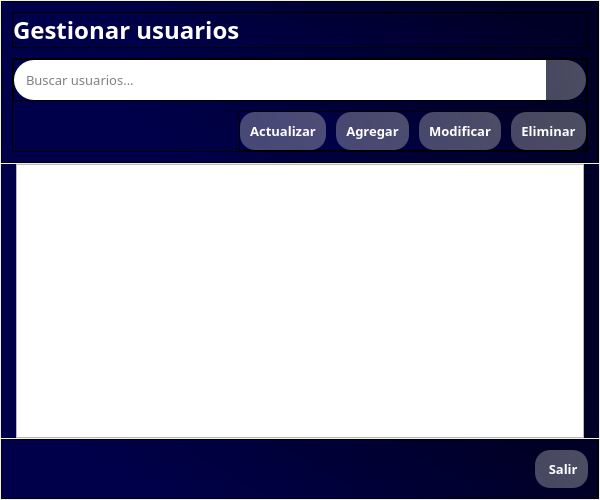
<?xml version="1.0" encoding="UTF-8"?>
<ui version="4.0">
 <class>Dialog</class>
 <widget class="QDialog" name="Dialog">
  <property name="geometry">
   <rect>
    <x>0</x>
    <y>0</y>
    <width>600</width>
    <height>500</height>
   </rect>
  </property>
  <property name="windowTitle">
   <string>Gestionar usuarios</string>
  </property>
  <property name="windowIcon">
   <iconset>
    <normaloff>../icons/book.png</normaloff>../icons/book.png</iconset>
  </property>
  <property name="styleSheet">
   <string notr="true"/>
  </property>
  <property name="modal">
   <bool>true</bool>
  </property>
  <layout class="QHBoxLayout" name="horizontalLayout_7">
   <property name="spacing">
    <number>0</number>
   </property>
   <property name="leftMargin">
    <number>0</number>
   </property>
   <property name="topMargin">
    <number>0</number>
   </property>
   <property name="rightMargin">
    <number>0</number>
   </property>
   <property name="bottomMargin">
    <number>0</number>
   </property>
   <item>
    <widget class="QWidget" name="widget" native="true">
     <property name="styleSheet">
      <string notr="true"/>
     </property>
     <layout class="QVBoxLayout" name="verticalLayout_2" stretch="2,7,1">
      <property name="spacing">
       <number>1</number>
      </property>
      <property name="leftMargin">
       <number>1</number>
      </property>
      <property name="topMargin">
       <number>1</number>
      </property>
      <property name="rightMargin">
       <number>1</number>
      </property>
      <property name="bottomMargin">
       <number>1</number>
      </property>
      <item>
       <widget class="QFrame" name="header">
        <property name="styleSheet">
         <string notr="true">background-color: qlineargradient(spread:pad, x1:1, y1:0.363, x2:0, y2:0.528864, stop:0.0696517 rgba(0, 0, 38, 255), stop:0.81592 rgba(0, 0, 74, 255));</string>
        </property>
        <property name="frameShape">
         <enum>QFrame::StyledPanel</enum>
        </property>
        <property name="frameShadow">
         <enum>QFrame::Raised</enum>
        </property>
        <layout class="QVBoxLayout" name="verticalLayout">
         <property name="spacing">
          <number>10</number>
         </property>
         <property name="leftMargin">
          <number>10</number>
         </property>
         <property name="topMargin">
          <number>10</number>
         </property>
         <property name="rightMargin">
          <number>10</number>
         </property>
         <property name="bottomMargin">
          <number>10</number>
         </property>
         <item>
          <widget class="QFrame" name="tittleFrame">
           <property name="styleSheet">
            <string notr="true">backgorund-color: none;</string>
           </property>
           <property name="frameShape">
            <enum>QFrame::StyledPanel</enum>
           </property>
           <property name="frameShadow">
            <enum>QFrame::Raised</enum>
           </property>
           <layout class="QHBoxLayout" name="horizontalLayout_4">
            <property name="spacing">
             <number>0</number>
            </property>
            <property name="leftMargin">
             <number>0</number>
            </property>
            <property name="topMargin">
             <number>0</number>
            </property>
            <property name="rightMargin">
             <number>0</number>
            </property>
            <property name="bottomMargin">
             <number>0</number>
            </property>
            <item>
             <widget class="QLabel" name="lblTitulo">
              <property name="font">
               <font>
                <family>Candara</family>
                <pointsize>18</pointsize>
                <weight>75</weight>
                <bold>true</bold>
               </font>
              </property>
              <property name="styleSheet">
               <string notr="true">color: rgb(255, 255, 255);</string>
              </property>
              <property name="text">
               <string>Gestionar usuarios</string>
              </property>
             </widget>
            </item>
           </layout>
          </widget>
         </item>
         <item>
          <widget class="QFrame" name="frame">
           <property name="frameShape">
            <enum>QFrame::StyledPanel</enum>
           </property>
           <property name="frameShadow">
            <enum>QFrame::Raised</enum>
           </property>
           <layout class="QVBoxLayout" name="verticalLayout_3">
            <property name="spacing">
             <number>10</number>
            </property>
            <property name="leftMargin">
             <number>0</number>
            </property>
            <property name="topMargin">
             <number>0</number>
            </property>
            <property name="rightMargin">
             <number>0</number>
            </property>
            <property name="bottomMargin">
             <number>0</number>
            </property>
            <item>
             <widget class="QFrame" name="searchFrame">
              <property name="styleSheet">
               <string notr="true"/>
              </property>
              <property name="frameShape">
               <enum>QFrame::StyledPanel</enum>
              </property>
              <property name="frameShadow">
               <enum>QFrame::Raised</enum>
              </property>
              <layout class="QHBoxLayout" name="horizontalLayout_2">
               <property name="spacing">
                <number>0</number>
               </property>
               <property name="leftMargin">
                <number>0</number>
               </property>
               <property name="topMargin">
                <number>0</number>
               </property>
               <property name="rightMargin">
                <number>0</number>
               </property>
               <property name="bottomMargin">
                <number>0</number>
               </property>
               <item>
                <widget class="QLineEdit" name="txtBusqueda">
                 <property name="maximumSize">
                  <size>
                   <width>16777215</width>
                   <height>50</height>
                  </size>
                 </property>
                 <property name="font">
                  <font>
                   <family>Candara</family>
                   <pointsize>10</pointsize>
                  </font>
                 </property>
                 <property name="autoFillBackground">
                  <bool>false</bool>
                 </property>
                 <property name="styleSheet">
                  <string notr="true">border-top-left-radius: 20px;
border-bottom-left-radius: 20px;
padding: 10px;
background-color: none;</string>
                 </property>
                 <property name="placeholderText">
                  <string>Buscar usuarios...</string>
                 </property>
                 <property name="clearButtonEnabled">
                  <bool>true</bool>
                 </property>
                </widget>
               </item>
               <item>
                <widget class="QPushButton" name="btnBuscar">
                 <property name="maximumSize">
                  <size>
                   <width>40</width>
                   <height>50</height>
                  </size>
                 </property>
                 <property name="cursor">
                  <cursorShape>PointingHandCursor</cursorShape>
                 </property>
                 <property name="toolTip">
                  <string>Buscar</string>
                 </property>
                 <property name="styleSheet">
                  <string notr="true">QPushButton#btnBuscar{
	background-color: qlineargradient(spread:pad, x1:1, y1:0.363, x2:0, y2:0.528864, stop:0.0696517 rgba(184, 184, 184, 105), stop:0.81592 rgba(195, 195, 195, 94));
	
	color: rgba(255, 255, 255);
	border-top-right-radius: 20px;
	border-bottom-right-radius: 20px;
	padding: 10px;
}

QPushButton#btnBuscar:hover{
	background-color: qlineargradient(spread:pad, x1:1, y1:0.363, x2:0, y2:0.528864, stop:0.0696517 rgba(150, 150, 150, 255), stop:0.81592 rgba(201, 201, 201, 255));
}

QPushButton#btnBuscar:pressed{
	background-color: rgb(173, 173, 173);
}</string>
                 </property>
                 <property name="text">
                  <string/>
                 </property>
                 <property name="icon">
                  <iconset>
                   <normaloff>../icons/search.svg</normaloff>../icons/search.svg</iconset>
                 </property>
                </widget>
               </item>
              </layout>
             </widget>
            </item>
            <item alignment="Qt::AlignRight">
             <widget class="QFrame" name="crudFrame">
              <property name="frameShape">
               <enum>QFrame::StyledPanel</enum>
              </property>
              <property name="frameShadow">
               <enum>QFrame::Raised</enum>
              </property>
              <layout class="QHBoxLayout" name="horizontalLayout_3">
               <property name="spacing">
                <number>10</number>
               </property>
               <property name="leftMargin">
                <number>0</number>
               </property>
               <property name="topMargin">
                <number>0</number>
               </property>
               <property name="rightMargin">
                <number>0</number>
               </property>
               <property name="bottomMargin">
                <number>0</number>
               </property>
               <item>
                <widget class="QPushButton" name="btnActualizar">
                 <property name="font">
                  <font>
                   <family>Candara</family>
                   <pointsize>10</pointsize>
                   <weight>75</weight>
                   <bold>true</bold>
                  </font>
                 </property>
                 <property name="cursor">
                  <cursorShape>PointingHandCursor</cursorShape>
                 </property>
                 <property name="toolTip">
                  <string>Actualizar tabla</string>
                 </property>
                 <property name="styleSheet">
                  <string notr="true">QPushButton#btnActualizar{
	background-color: qlineargradient(spread:pad, x1:1, y1:0.363, x2:0, y2:0.528864, stop:0.0696517 rgba(184, 184, 184, 105), stop:0.81592 rgba(195, 195, 195, 94));
	
	color: rgba(255, 255, 255);
	border-radius: 15px;
	padding: 10px;
}

QPushButton#btnActualizar:hover{
	background-color: qlineargradient(spread:pad, x1:1, y1:0.363, x2:0, y2:0.528864, stop:0.0696517 rgba(150, 150, 150, 255), stop:0.81592 rgba(201, 201, 201, 255));
}

QPushButton#btnActualizar:pressed{
	background-color: rgb(173, 173, 173);
}</string>
                 </property>
                 <property name="text">
                  <string>Actualizar</string>
                 </property>
                 <property name="icon">
                  <iconset>
                   <normaloff>../icons/update.svg</normaloff>../icons/update.svg</iconset>
                 </property>
                </widget>
               </item>
               <item>
                <widget class="QPushButton" name="btnAgregar">
                 <property name="font">
                  <font>
                   <family>Candara</family>
                   <pointsize>10</pointsize>
                   <weight>75</weight>
                   <bold>true</bold>
                  </font>
                 </property>
                 <property name="cursor">
                  <cursorShape>PointingHandCursor</cursorShape>
                 </property>
                 <property name="toolTip">
                  <string>Agregar autor</string>
                 </property>
                 <property name="styleSheet">
                  <string notr="true">QPushButton#btnAgregar{
	background-color: qlineargradient(spread:pad, x1:1, y1:0.363, x2:0, y2:0.528864, stop:0.0696517 rgba(184, 184, 184, 105), stop:0.81592 rgba(195, 195, 195, 94));
	
	
	color: rgb(255, 255, 255);
	border-radius: 15px;
	padding: 10px;
}

QPushButton#btnAgregar:hover{
	background-color: qlineargradient(spread:pad, x1:1, y1:0.363, x2:0, y2:0.528864, stop:0.0696517 rgba(150, 150, 150, 255), stop:0.81592 rgba(201, 201, 201, 255));
}

QPushButton#btnAgregar:pressed{
	background-color: rgb(173, 173, 173);
}</string>
                 </property>
                 <property name="text">
                  <string>Agregar</string>
                 </property>
                 <property name="icon">
                  <iconset>
                   <normaloff>../icons/createUser.svg</normaloff>../icons/createUser.svg</iconset>
                 </property>
                </widget>
               </item>
               <item>
                <widget class="QPushButton" name="btnModificar">
                 <property name="font">
                  <font>
                   <family>Candara</family>
                   <pointsize>10</pointsize>
                   <weight>75</weight>
                   <bold>true</bold>
                  </font>
                 </property>
                 <property name="cursor">
                  <cursorShape>PointingHandCursor</cursorShape>
                 </property>
                 <property name="toolTip">
                  <string>Modificar datos del autor</string>
                 </property>
                 <property name="styleSheet">
                  <string notr="true">QPushButton#btnModificar{
	background-color: qlineargradient(spread:pad, x1:1, y1:0.363, x2:0, y2:0.528864, stop:0.0696517 rgba(184, 184, 184, 105), stop:0.81592 rgba(195, 195, 195, 94));
	
	
	color: rgb(255, 255, 255);
	border-radius: 15px;
	padding: 10px;
}

QPushButton#btnModificar:hover{
	background-color: qlineargradient(spread:pad, x1:1, y1:0.363, x2:0, y2:0.528864, stop:0.0696517 rgba(150, 150, 150, 255), stop:0.81592 rgba(201, 201, 201, 255));
}

QPushButton#btnModificar:pressed{
	background-color: qlineargradient(spread:pad, x1:1, y1:0.363, x2:0, y2:0.528864, stop:0.0696517 rgba(255, 255, 255, 142), stop:0.810945 rgba(255, 255, 255, 134));
}

QPushButton#btnModificar:disabled{
	background-color: qlineargradient(spread:pad, x1:1, y1:0.363, x2:0, y2:0.528864, stop:0.0696517 rgba(255, 255, 255, 192), stop:0.810945 rgba(255, 255, 255, 186));
}</string>
                 </property>
                 <property name="text">
                  <string>Modificar</string>
                 </property>
                 <property name="icon">
                  <iconset>
                   <normaloff>../icons/edit.svg</normaloff>../icons/edit.svg</iconset>
                 </property>
                </widget>
               </item>
               <item>
                <widget class="QPushButton" name="btnEliminar">
                 <property name="font">
                  <font>
                   <family>Candara</family>
                   <pointsize>10</pointsize>
                   <weight>75</weight>
                   <bold>true</bold>
                  </font>
                 </property>
                 <property name="cursor">
                  <cursorShape>PointingHandCursor</cursorShape>
                 </property>
                 <property name="toolTip">
                  <string>Eliminar autor</string>
                 </property>
                 <property name="styleSheet">
                  <string notr="true">QPushButton#btnEliminar{
	background-color: qlineargradient(spread:pad, x1:1, y1:0.363, x2:0, y2:0.528864, stop:0.0696517 rgba(184, 184, 184, 105), stop:0.81592 rgba(195, 195, 195, 94));
	
	
	color: rgb(255, 255, 255);
	border-radius: 15px;
	padding: 10px;
}

QPushButton#btnEliminar:hover{
	background-color: qlineargradient(spread:pad, x1:1, y1:0.363, x2:0, y2:0.528864, stop:0.0696517 rgba(150, 150, 150, 255), stop:0.81592 rgba(201, 201, 201, 255));
}

QPushButton#btnEliminar:pressed{
	background-color: qlineargradient(spread:pad, x1:1, y1:0.363, x2:0, y2:0.528864, stop:0.0696517 rgba(255, 255, 255, 142), stop:0.810945 rgba(255, 255, 255, 134));
}

QPushButton#btnEliminar:disabled{
	background-color: qlineargradient(spread:pad, x1:1, y1:0.363, x2:0, y2:0.528864, stop:0.0696517 rgba(255, 255, 255, 192), stop:0.810945 rgba(255, 255, 255, 186));
}
</string>
                 </property>
                 <property name="text">
                  <string>Eliminar</string>
                 </property>
                 <property name="icon">
                  <iconset>
                   <normaloff>../icons/deleteUser.svg</normaloff>../icons/deleteUser.svg</iconset>
                 </property>
                </widget>
               </item>
              </layout>
             </widget>
            </item>
           </layout>
          </widget>
         </item>
        </layout>
       </widget>
      </item>
      <item>
       <widget class="QWidget" name="content" native="true">
        <property name="styleSheet">
         <string notr="true">background-color: qlineargradient(spread:pad, x1:1, y1:0.363, x2:0, y2:0.528864, stop:0.0696517 rgba(0, 0, 38, 255), stop:0.81592 rgba(0, 0, 74, 255));</string>
        </property>
        <layout class="QHBoxLayout" name="horizontalLayout">
         <property name="spacing">
          <number>0</number>
         </property>
         <property name="leftMargin">
          <number>15</number>
         </property>
         <property name="topMargin">
          <number>0</number>
         </property>
         <property name="rightMargin">
          <number>15</number>
         </property>
         <property name="bottomMargin">
          <number>0</number>
         </property>
         <item>
          <widget class="QTableWidget" name="tblUsuarios">
           <property name="cursor" stdset="0">
            <cursorShape>ArrowCursor</cursorShape>
           </property>
           <property name="styleSheet">
            <string notr="true">background-color: none;</string>
           </property>
           <property name="selectionMode">
            <enum>QAbstractItemView::SingleSelection</enum>
           </property>
           <property name="selectionBehavior">
            <enum>QAbstractItemView::SelectRows</enum>
           </property>
          </widget>
         </item>
        </layout>
       </widget>
      </item>
      <item>
       <widget class="QFrame" name="footer">
        <property name="styleSheet">
         <string notr="true">background-color: qlineargradient(spread:pad, x1:1, y1:0.363, x2:0, y2:0.528864, stop:0.0696517 rgba(0, 0, 38, 255), stop:0.81592 rgba(0, 0, 74, 255));</string>
        </property>
        <property name="frameShape">
         <enum>QFrame::StyledPanel</enum>
        </property>
        <property name="frameShadow">
         <enum>QFrame::Raised</enum>
        </property>
        <layout class="QHBoxLayout" name="horizontalLayout_6">
         <property name="spacing">
          <number>0</number>
         </property>
         <property name="leftMargin">
          <number>10</number>
         </property>
         <property name="topMargin">
          <number>10</number>
         </property>
         <property name="rightMargin">
          <number>10</number>
         </property>
         <property name="bottomMargin">
          <number>10</number>
         </property>
         <item>
          <spacer name="horizontalSpacer">
           <property name="orientation">
            <enum>Qt::Horizontal</enum>
           </property>
           <property name="sizeHint" stdset="0">
            <size>
             <width>793</width>
             <height>20</height>
            </size>
           </property>
          </spacer>
         </item>
         <item>
          <widget class="QPushButton" name="btnSalir">
           <property name="maximumSize">
            <size>
             <width>16777215</width>
             <height>50</height>
            </size>
           </property>
           <property name="font">
            <font>
             <family>Candara</family>
             <pointsize>10</pointsize>
             <weight>75</weight>
             <bold>true</bold>
            </font>
           </property>
           <property name="cursor">
            <cursorShape>PointingHandCursor</cursorShape>
           </property>
           <property name="toolTip">
            <string>Salir</string>
           </property>
           <property name="styleSheet">
            <string notr="true">QPushButton#btnSalir{
	background-color: qlineargradient(spread:pad, x1:1, y1:0.363, x2:0, y2:0.528864, stop:0.0696517 rgba(184, 184, 184, 105), stop:0.81592 rgba(195, 195, 195, 94));
	
	color: rgba(255, 255, 255);
	border-radius: 15px;
	padding: 10px;
}

QPushButton#btnSalir:hover{
	background-color: qlineargradient(spread:pad, x1:1, y1:0.363, x2:0, y2:0.528864, stop:0.0696517 rgba(150, 150, 150, 255), stop:0.81592 rgba(201, 201, 201, 255));
}

QPushButton#btnSalir:pressed{
	background-color: rgb(173, 173, 173);
}</string>
           </property>
           <property name="text">
            <string> Salir</string>
           </property>
           <property name="icon">
            <iconset>
             <normaloff>../icons/logout.svg</normaloff>../icons/logout.svg</iconset>
           </property>
          </widget>
         </item>
        </layout>
       </widget>
      </item>
     </layout>
    </widget>
   </item>
  </layout>
 </widget>
 <resources/>
 <connections/>
</ui>
